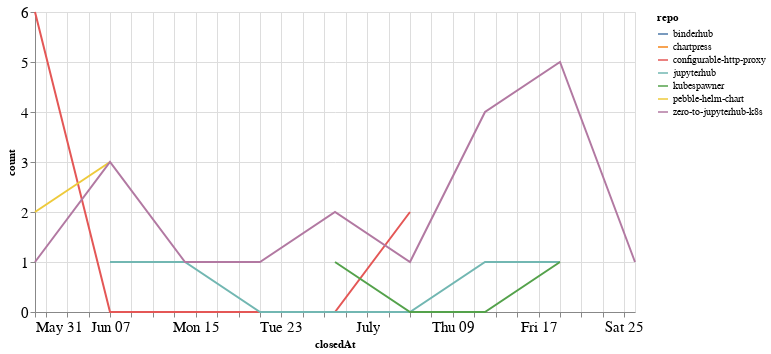

This figure's notebook cell:
### Code cell
closed_by_time = closed_by.groupby('repo').resample('W', on='closedAt').count()['author'].reset_index()
closed_by_time = closed_by_time.rename(columns={'author': 'count'})

alt.Chart(closed_by_time, width=600).mark_line().encode(
    x='closedAt',
    y='count',
    color='repo',
    tooltip="repo"
)

### Figure 1 — Vega-Lite specification as saved in the notebook (floating-point values rounded to 4 significant figures)
{"config": {"axisLeft": {"labelFontSize": 15}, "axisBottom": {"labelFontSize": 15}}, "data": {"name": "data-2343e9abc0df79c3b6baff6a0d84d095"}, "mark": "line", "encoding": {"color": {"type": "nominal", "field": "repo"}, "tooltip": {"type": "nominal", "field": "repo"}, "x": {"type": "temporal", "field": "closedAt"}, "y": {"type": "quantitative", "field": "count"}}, "width": 600, "$schema": "https://vega.github.io/schema/vega-lite/v4.8.1.json", "datasets": {"data-2343e9abc0df79c3b6baff6a0d84d095": [{"repo": "binderhub", "closedAt": "2020-07-26T00:00:00", "count": 1}, {"repo": "chartpress", "closedAt": "2020-07-19T00:00:00", "count": 1}, {"repo": "configurable-http-proxy", "closedAt": "2020-05-31T00:00:00", "count": 6}, {"repo": "configurable-http-proxy", "closedAt": "2020-06-07T00:00:00", "count": 0}, {"repo": "configurable-http-proxy", "closedAt": "2020-06-14T00:00:00", "count": 0}, {"repo": "configurable-http-proxy", "closedAt": "2020-06-21T00:00:00", "count": 0}, {"repo": "configurable-http-proxy", "closedAt": "2020-06-28T00:00:00", "count": 0}, {"repo": "configurable-http-proxy", "closedAt": "2020-07-05T00:00:00", "count": 2}, {"repo": "jupyterhub", "closedAt": "2020-06-07T00:00:00", "count": 1}, {"repo": "jupyterhub", "closedAt": "2020-06-14T00:00:00", "count": 1}, {"repo": "jupyterhub", "closedAt": "2020-06-21T00:00:00", "count": 0}, {"repo": "jupyterhub", "closedAt": "2020-06-28T00:00:00", "count": 0}, {"repo": "jupyterhub", "closedAt": "2020-07-05T00:00:00", "count": 0}, {"repo": "jupyterhub", "closedAt": "2020-07-12T00:00:00", "count": 1}, {"repo": "jupyterhub", "closedAt": "2020-07-19T00:00:00", "count": 1}, {"repo": "kubespawner", "closedAt": "2020-06-28T00:00:00", "count": 1}, {"repo": "kubespawner", "closedAt": "2020-07-05T00:00:00", "count": 0}, {"repo": "kubespawner", "closedAt": "2020-07-12T00:00:00", "count": 0}, {"repo": "kubespawner", "closedAt": "2020-07-19T00:00:00", "count": 1}, {"repo": "pebble-helm-chart", "closedAt": "2020-05-31T00:00:00", "count": 2}, {"repo": "pebble-helm-chart", "closedAt": "2020-06-07T00:00:00", "count": 3}, {"repo": "zero-to-jupyterhub-k8s", "closedAt": "2020-05-31T00:00:00", "count": 1}, {"repo": "zero-to-jupyterhub-k8s", "closedAt": "2020-06-07T00:00:00", "count": 3}, {"repo": "zero-to-jupyterhub-k8s", "closedAt": "2020-06-14T00:00:00", "count": 1}, {"repo": "zero-to-jupyterhub-k8s", "closedAt": "2020-06-21T00:00:00", "count": 1}, {"repo": "zero-to-jupyterhub-k8s", "closedAt": "2020-06-28T00:00:00", "count": 2}, {"repo": "zero-to-jupyterhub-k8s", "closedAt": "2020-07-05T00:00:00", "count": 1}, {"repo": "zero-to-jupyterhub-k8s", "closedAt": "2020-07-12T00:00:00", "count": 4}, {"repo": "zero-to-jupyterhub-k8s", "closedAt": "2020-07-19T00:00:00", "count": 5}, {"repo": "zero-to-jupyterhub-k8s", "closedAt": "2020-07-26T00:00:00", "count": 1}]}}
